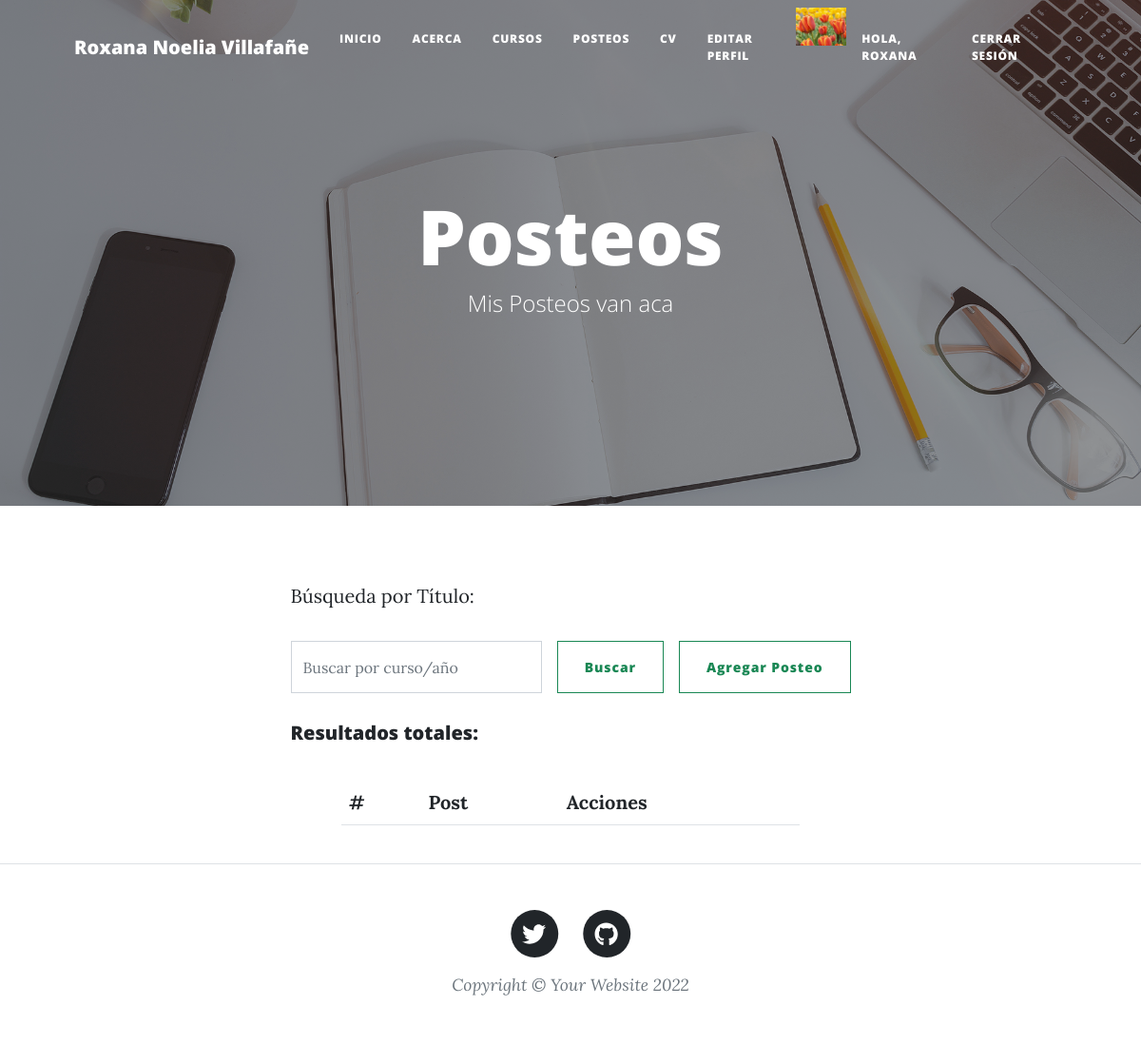
The app's page /posteos/ (signed in), older data.
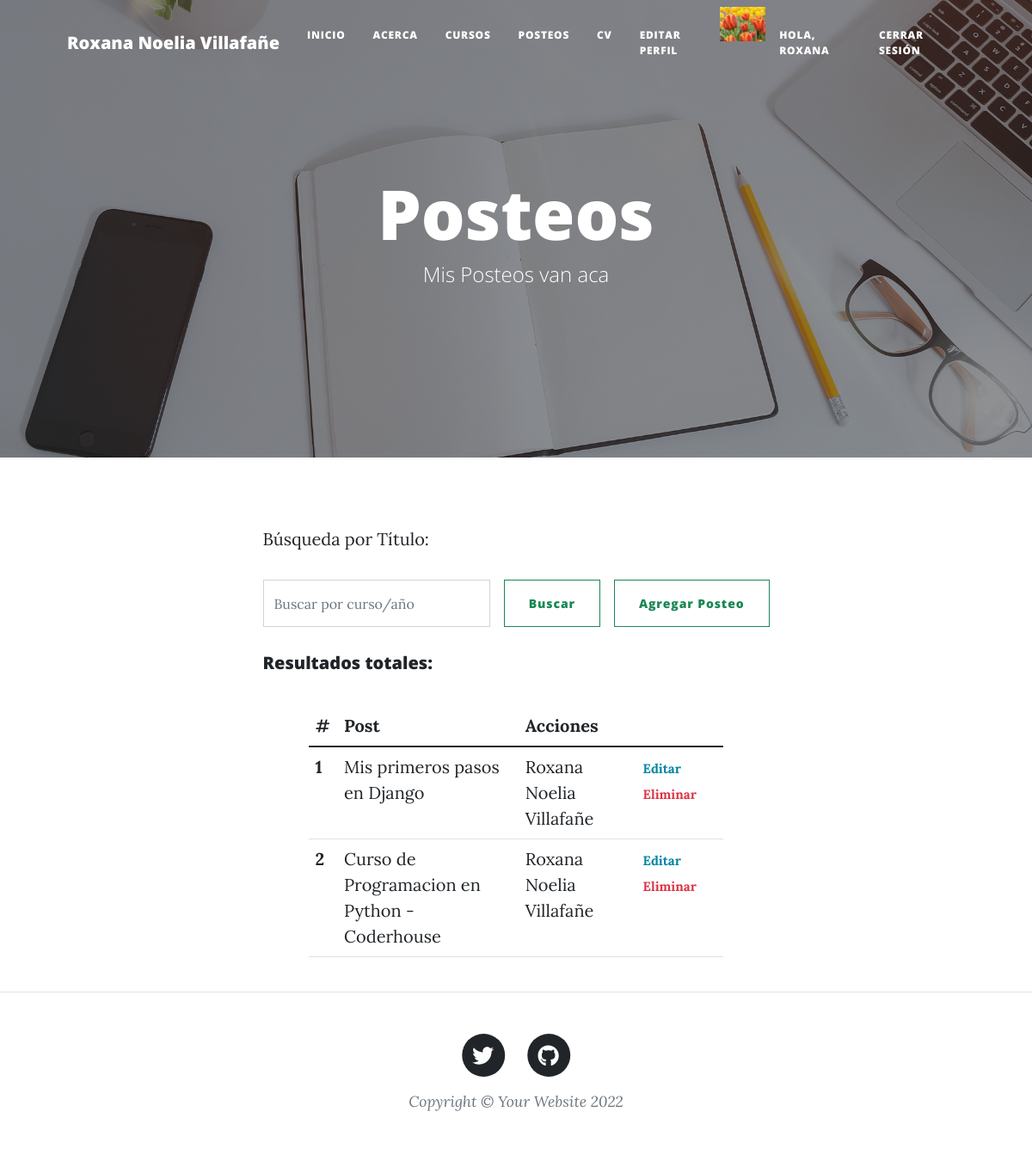
The same page, newer data.
### blog/models.py (models this page shows, shortened)
class Avatar(models.Model):
    usuario = models.OneToOneField(User, on_delete=models.CASCADE)
    imagen = models.ImageField(upload_to='avatar/', blank=True, null=True)
    class Meta:
        verbose_name_plural = "Avatar"

class Posteo(models.Model):
    titulo = models.CharField("Título", max_length=200, blank=True, null=True)
    contenido = models.TextField("Contenido", blank=True, null=True)
    imagen = models.ImageField("Imagen", upload_to="blog_img/", blank=True, null=True)
    autor = models.CharField(max_length=50, blank=True, null=True)

### blog/views.py (the view)
# urls.py: path('posteos/', posteos, name="posteos"),
def posteos(request):
    if request.method == "POST":
        search = request.POST["search"]
        if search !="":
            posteos = Posteo.objects.filter( Q(titulo__icontains=search) | Q(autor__icontains=search)).values()
            return render(request, "blog/posteos.html", {"posteos":posteos, "search":True, "busqueda":search})
    posteos = Posteo.objects.all()
    return render(request, "blog/posteos.html", {"posteos":posteos})

### blog/templates/blog/posteos.html (shortened to what this page needs)
{% load static %}
<!DOCTYPE html>
<html lang="en">
    <head>
        <link href="{% static 'css/styles.css' %}" rel="stylesheet" />
    </head>
    <body>
        <nav class="navbar navbar-expand-lg navbar-light" id="mainNav">
            <div class="container px-4 px-lg-5">
                <a class="navbar-brand" href="{% url 'index' %}">Roxana Noelia Villafañe</a>
                <div class="collapse navbar-collapse" id="navbarResponsive">
                    <ul class="navbar-nav ms-auto py-4 py-lg-0">
                        <li class="nav-item"><a class="nav-link px-lg-3 py-3 py-lg-4" href="{% url 'index' %}">Inicio</a></li>
                        <li class="nav-item"><a class="nav-link px-lg-3 py-3 py-lg-4" href="{% url 'acerca' %}">Acerca</a></li>
                        <li class="nav-item"><a class="nav-link px-lg-3 py-3 py-lg-4" href="{% url 'cursos' %}">Cursos</a></li>
                        <li class="nav-item"><a class="nav-link px-lg-3 py-3 py-lg-4" href="{% url 'posteos' %}">Posteos</a></li>
                        <li class="nav-item"><a class="nav-link px-lg-3 py-3 py-lg-4" href="{% url 'cv' %}">CV</a></li>
                        {% if user.is_authenticated %}
                            <li class="nav-item"><a class="nav-link px-lg-3 py-3 py-lg-4" href="{% url 'editar_perfil' %}">Editar Perfil</a></li>
                                {% if user.avatar.imagen %}
                                    <img src="{{user.avatar.imagen.url}}" alt="" style="height: 40px; width: auto;">
                                {% endif%}
                            <li class="nav-item"><a class="nav-link px-lg-3 py-3 py-lg-4" href="">Hola, {{user.username}}</a></li>
                            <li class="nav-item"><a class="nav-link px-lg-3 py-3 py-lg-4" href="{% url 'logout' %}"> Cerrar Sesión</a></li>
                        {% else %}
                            <li class="nav-item"><a class="nav-link px-lg-3 py-3 py-lg-4" href="{% url 'login' %}">Iniciar Sesión</a></li>
                            <li class="nav-item"><a class="nav-link px-lg-3 py-3 py-lg-4" href="{% url 'register' %}">Registrate</a></li>
                        {% endif %}
                    </ul>
                </div>
            </div>
        </nav>
        <header class="masthead" style="background-image: url('assets/img/home-bg.jpg')">
            <div class="container position-relative px-4 px-lg-5">
                <div class="row gx-4 gx-lg-5 justify-content-center">
                    <div class="col-md-10 col-lg-8 col-xl-7">
                        <div class="site-heading">
                            <h1>Posteos</h1>
                            <span class="subheading">Mis Posteos van aca</span>
                        </div>
                    </div>
                </div>
            </div>
        </header>
        <main class="mb-4">
            <div class="container px-4 px-lg-5">
                <div class="row gx-4 gx-lg-5 justify-content-center">
                    <div class="col-md-10 col-lg-8 col-xl-7">
                        <p>Búsqueda por Título:</p>
                        <div class="row gx-5 justify-content-center">
                            <div class="col-lg-12">
                                <form class="d-flex my-2 my-lg-0" action="" method="post">
                                    <input class="flex-grow-0 form-control mr-sm-2" type="search" name="search" placeholder="Buscar por curso/año" aria-label="Search">
                                    <button class="btn btn-outline-success text-nowrap ms-3 my-2 my-sm-0" type="submit">  Buscar</button>
                                    <a class="btn btn-outline-success text-nowrap ms-3 my-2 my-sm-0" href="{% url 'agregar_posteo' %}">  Agregar Posteo</a>
                                </form>
                            </div>
                        </div>
                        <br>
                        <h5>Resultados
                            {% if search %}
                                para "{{busqueda}}":
                            {% else %}
                                totales:
                            {% endif %}
                        </h5>
                        <br>
                        <div class="row gx-5 justify-content-center">
                            <div class="col-lg-10 table-responsive">
                                <table class="table table-theme">
                                    <thead>
                                        <tr>
                                            <th scope="col">#</th>
                                            <th scope="col">Post</th>
                                            <th scope="col">Acciones</th>
                                        </tr>
                                    </thead>
                                    <tbody>
                                        {% for posteo in posteos %}
                                            <tr>
                                                <th scope="row">{{forloop.counter}}</th>
                                                <td>{{posteo.titulo}}</td>
                                                <td>{{posteo.autor}}</td>
                                                <td>
                                                    <a href="{% url 'editar_posteo' posteo.id %}" class="text-primary badge badge-primary text-decoration-none">  Editar</a>
                                                    <a href="{% url 'eliminar_posteo' posteo.id %}" class="text-danger badge badge-danger text-decoration-none">  Eliminar</a>
                                                </td>
                                            </tr>
                                        {% endfor %}
                                    </tbody>
                                </table>
                            </div>
                        </div>
                    </div>
                </div>
            </div>
        </main>
        <footer class="border-top">
            <div class="container px-4 px-lg-5">
                <div class="row gx-4 gx-lg-5 justify-content-center">
                    <div class="col-md-10 col-lg-8 col-xl-7">
                        <ul class="list-inline text-center">
                            <li class="list-inline-item">
                                <a href="https://twitter.com/data_datum">
                                    <span class="fa-stack fa-lg">
                                        <i class="fas fa-circle fa-stack-2x"></i>
                                        <i class="fab fa-twitter fa-stack-1x fa-inverse"></i>
                                    </span>
                                </a>
                            </li>
                            <li class="list-inline-item">
                                <a href="https://github.com/data-datum">
                                    <span class="fa-stack fa-lg">
                                        <i class="fas fa-circle fa-stack-2x"></i>
                                        <i class="fab fa-github fa-stack-1x fa-inverse"></i>
                                    </span>
                                </a>
                            </li>
                        </ul>
                        <div class="small text-center text-muted fst-italic">Copyright &copy; Your Website 2022</div>
                    </div>
                </div>
            </div>
        </footer>
    </body>
</html>

Row changes from the older to the newer data that the page shows:
added Posteo: titulo "Mis primeros pasos en Django", autor "Roxana Noelia Villafañe"
added Posteo: titulo "Curso de Programacion en Python - Coderhouse", autor "Roxana Noelia Villafañe"
